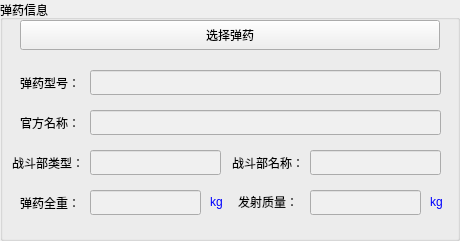
  <widget class="QGroupBox" name="gb_ammunition_info">
   <property name="geometry">
    <rect>
     <x>10</x>
     <y>130</y>
     <width>460</width>
     <height>241</height>
    </rect>
   </property>
   <property name="title">
    <string>弹药信息</string>
   </property>
   <widget class="QLabel" name="lbl_am_type">
    <property name="geometry">
     <rect>
      <x>20</x>
      <y>70</y>
      <width>60</width>
      <height>25</height>
     </rect>
    </property>
    <property name="text">
     <string>弹药型号：</string>
    </property>
   </widget>
   <widget class="QLabel" name="lbl_am_name">
    <property name="geometry">
     <rect>
      <x>20</x>
      <y>110</y>
      <width>66</width>
      <height>25</height>
     </rect>
    </property>
    <property name="text">
     <string>官方名称：</string>
    </property>
   </widget>
   <widget class="QLineEdit" name="ed_am_name">
    <property name="geometry">
     <rect>
      <x>90</x>
      <y>110</y>
      <width>351</width>
      <height>25</height>
     </rect>
    </property>
    <property name="styleSheet">
     <string>background-color: #f0f0f0;</string>
    </property>
    <property name="readOnly">
     <bool>true</bool>
    </property>
   </widget>
   <widget class="QLabel" name="lbl_warhead_type">
    <property name="geometry">
     <rect>
      <x>0</x>
      <y>150</y>
      <width>84</width>
      <height>25</height>
     </rect>
    </property>
    <property name="text">
     <string>战斗部类型：</string>
    </property>
    <property name="alignment">
     <set>Qt::AlignRight|Qt::AlignTrailing|Qt::AlignVCenter</set>
    </property>
   </widget>
   <widget class="QLineEdit" name="ed_warhead_type">
    <property name="geometry">
     <rect>
      <x>90</x>
      <y>150</y>
      <width>131</width>
      <height>25</height>
     </rect>
    </property>
    <property name="styleSheet">
     <string>background-color: #f0f0f0;</string>
    </property>
    <property name="readOnly">
     <bool>true</bool>
    </property>
   </widget>
   <widget class="QPushButton" name="btn_select_ammunition">
    <property name="geometry">
     <rect>
      <x>20</x>
      <y>20</y>
      <width>420</width>
      <height>30</height>
     </rect>
    </property>
    <property name="text">
     <string>选择弹药</string>
    </property>
   </widget>
   <widget class="QLineEdit" name="ed_am_type">
    <property name="geometry">
     <rect>
      <x>90</x>
      <y>70</y>
      <width>351</width>
      <height>25</height>
     </rect>
    </property>
    <property name="styleSheet">
     <string>background-color: #f0f0f0;</string>
    </property>
    <property name="readOnly">
     <bool>true</bool>
    </property>
   </widget>
   <widget class="QLabel" name="lbl_warhead_name">
    <property name="geometry">
     <rect>
      <x>220</x>
      <y>150</y>
      <width>84</width>
      <height>25</height>
     </rect>
    </property>
    <property name="text">
     <string>战斗部名称：</string>
    </property>
    <property name="alignment">
     <set>Qt::AlignRight|Qt::AlignTrailing|Qt::AlignVCenter</set>
    </property>
   </widget>
   <widget class="QLineEdit" name="ed_warhead_name">
    <property name="geometry">
     <rect>
      <x>310</x>
      <y>150</y>
      <width>131</width>
      <height>25</height>
     </rect>
    </property>
    <property name="styleSheet">
     <string>background-color: #f0f0f0;</string>
    </property>
    <property name="readOnly">
     <bool>true</bool>
    </property>
   </widget>
   <widget class="QLabel" name="lbl_weight_kg">
    <property name="geometry">
     <rect>
      <x>20</x>
      <y>190</y>
      <width>60</width>
      <height>25</height>
     </rect>
    </property>
    <property name="text">
     <string>弹药全重：</string>
    </property>
    <property name="alignment">
     <set>Qt::AlignRight|Qt::AlignTrailing|Qt::AlignVCenter</set>
    </property>
   </widget>
   <widget class="QLabel" name="lbl_launch_mass_kg">
    <property name="geometry">
     <rect>
      <x>230</x>
      <y>190</y>
      <width>68</width>
      <height>23</height>
     </rect>
    </property>
    <property name="text">
     <string>发射质量：</string>
    </property>
    <property name="alignment">
     <set>Qt::AlignRight|Qt::AlignTrailing|Qt::AlignVCenter</set>
    </property>
   </widget>
   <widget class="QLabel" name="label">
    <property name="geometry">
     <rect>
      <x>210</x>
      <y>190</y>
      <width>25</width>
      <height>23</height>
     </rect>
    </property>
    <property name="sizePolicy">
     <sizepolicy hsizetype="Minimum" vsizetype="Preferred">
      <horstretch>0</horstretch>
      <verstretch>0</verstretch>
     </sizepolicy>
    </property>
    <property name="minimumSize">
     <size>
      <width>25</width>
      <height>23</height>
     </size>
    </property>
    <property name="maximumSize">
     <size>
      <width>31</width>
      <height>23</height>
     </size>
    </property>
    <property name="styleSheet">
     <string notr="true">color:rgba(0, 0, 255, 255)</string>
    </property>
    <property name="text">
     <string>kg</string>
    </property>
    <property name="alignment">
     <set>Qt::AlignLeading|Qt::AlignLeft|Qt::AlignVCenter</set>
    </property>
   </widget>
   <widget class="QLineEdit" name="ed_weight_kg">
    <property name="geometry">
     <rect>
      <x>90</x>
      <y>190</y>
      <width>111</width>
      <height>25</height>
     </rect>
    </property>
    <property name="styleSheet">
     <string>background-color: #f0f0f0;</string>
    </property>
    <property name="readOnly">
     <bool>true</bool>
    </property>
   </widget>
   <widget class="QLineEdit" name="ed_launch_mass_kg">
    <property name="geometry">
     <rect>
      <x>310</x>
      <y>190</y>
      <width>111</width>
      <height>25</height>
     </rect>
    </property>
    <property name="styleSheet">
     <string>background-color: #f0f0f0;</string>
    </property>
    <property name="readOnly">
     <bool>true</bool>
    </property>
   </widget>
   <widget class="QLabel" name="label_2">
    <property name="geometry">
     <rect>
      <x>430</x>
      <y>190</y>
      <width>31</width>
      <height>23</height>
     </rect>
    </property>
    <property name="sizePolicy">
     <sizepolicy hsizetype="Minimum" vsizetype="Preferred">
      <horstretch>0</horstretch>
      <verstretch>0</verstretch>
     </sizepolicy>
    </property>
    <property name="minimumSize">
     <size>
      <width>25</width>
      <height>23</height>
     </size>
    </property>
    <property name="maximumSize">
     <size>
      <width>31</width>
      <height>23</height>
     </size>
    </property>
    <property name="styleSheet">
     <string notr="true">color:rgba(0, 0, 255, 255)</string>
    </property>
    <property name="text">
     <string>kg</string>
    </property>
    <property name="alignment">
     <set>Qt::AlignLeading|Qt::AlignLeft|Qt::AlignVCenter</set>
    </property>
   </widget>
  </widget>
